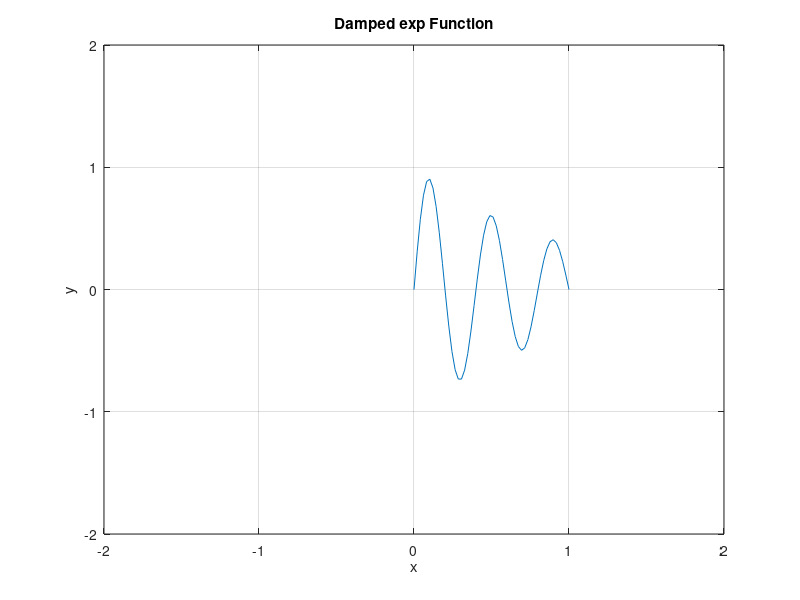

The MATLAB script that drew this image:
%%Name Surname: Serkan Burak Örs
%Istanbul Technical University
%Aeronautics and Astronautics Faculty - Astronautical Engineering
%E-mail: orss19@itu.edu.tr
%BIL 113E - Summer 2020 - CRN:30156
%Instructor: Dr. Mustafa Resa Becan
%Week 3 - Date: 26/08/2020
%% axis function can change the margins of both x and y axis.
x=linspace(0,1,50); %produces the points between 0-1 with 50 int. on x axis
y=exp(-x).*sin(5*pi*x);
plot(x,y);
xlabel('x'), ylabel('y')
title('Damped exp Function');
axis([-2 2 -2 2]);
grid on;
